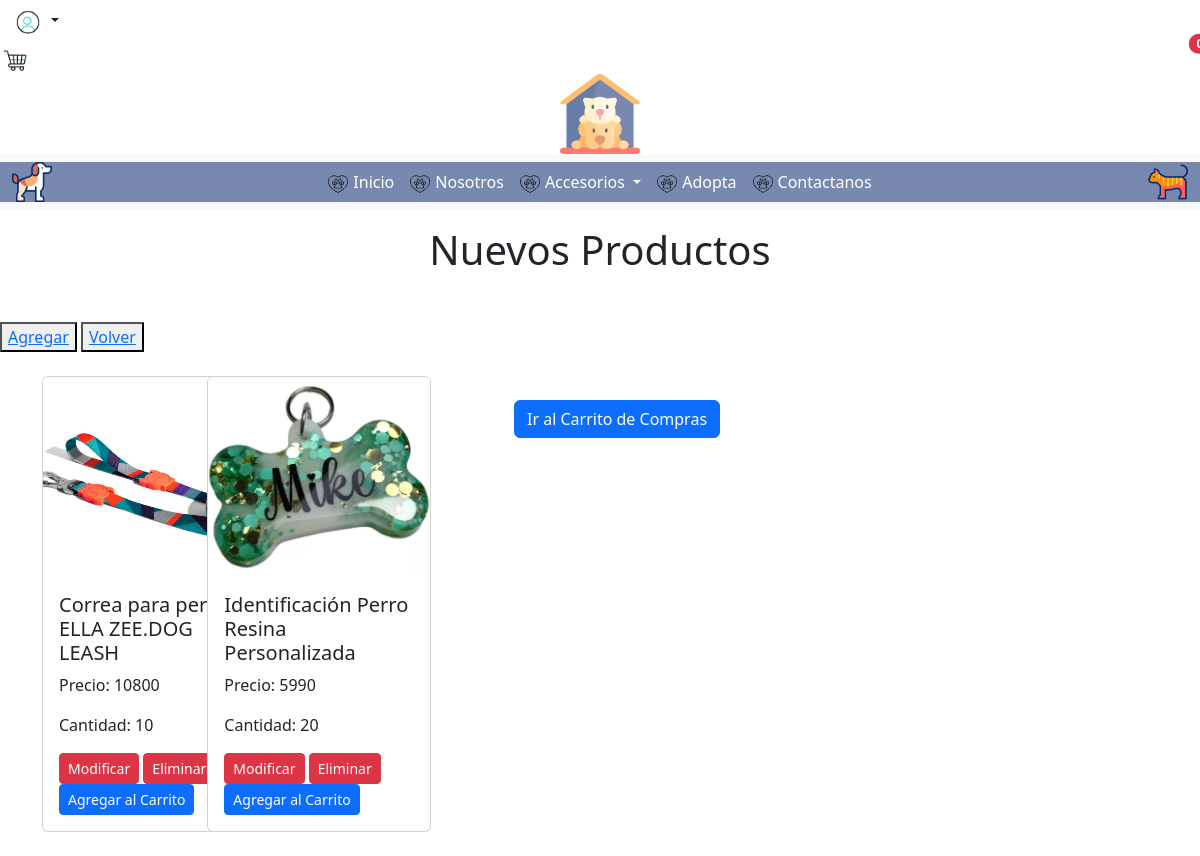
The page /productos/nuevos_prod on the database as committed earlier.
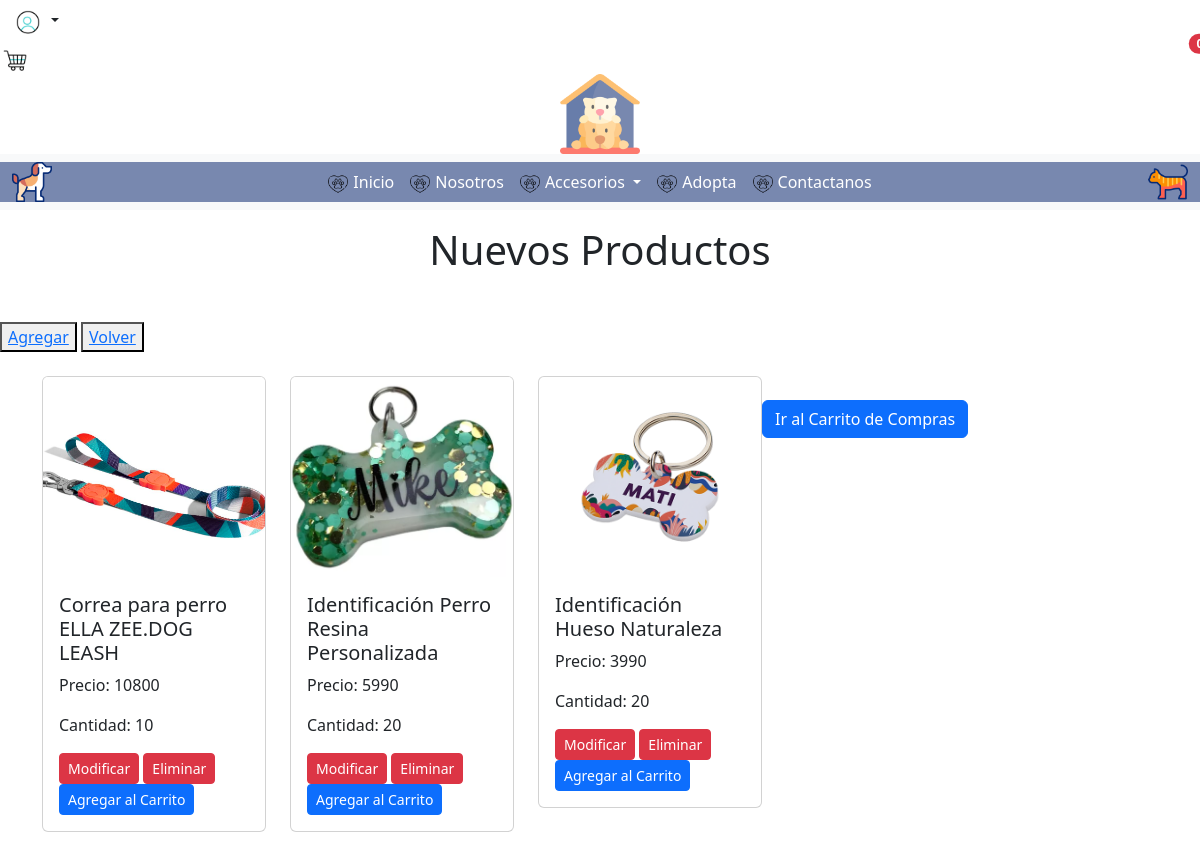
The same page on the database as committed later.
### productos/models.py (models this page shows, shortened)
class Producto(models.Model):
    id_producto = models.AutoField(db_column='idProducto', primary_key=True)
    nombre = models.CharField(max_length=50)
    precio = models.IntegerField(null=False)
    imagen = models.ImageField(upload_to='producto', null=False)
    cantidad = models.IntegerField(null=False)
    id_categoria = models.ForeignKey('Categoria',on_delete=models.CASCADE, db_column='idCategoria')
    activo = models.IntegerField()

### productos/views.py (the view)
# urls.py: path('nuevos_prod',views.nuevos_prod, name='nuevos_prod'),
def nuevos_prod(request):
    producto = Producto.objects.all()
    context={'producto':producto}
    return render(request,'productos/nuevos_prod.html', context)

### productos/templates/productos/nuevos_prod.html (shortened to what the changed rows need)
{% load static %}
<!DOCTYPE html>
<html lang="en">
<head>
    <link href="https://cdn.jsdelivr.net/npm/bootstrap@5.3.3/dist/css/bootstrap.min.css" rel="stylesheet">
    <link rel="stylesheet" href='{% static "css/style2.css" %}'>
</head>
<body>
    <h1 class="text-center mt-3 mb-5">Nuevos Productos</h1>
    <div <div class="container mt-4">
        <div class="row">
            {% for x in producto %}
                <div class="col-md-4 mb-4">
                    <div class="card Ccard" style="width: 14rem;">
                        <img src="{{ x.imagen.url }}" class="card-img-top" alt="{{ x.nombre }}" style="height: 200px; object-fit: cover;">
                        <div class="card-body">
                            <h5 class="card-title">{{ x.nombre }}</h5>
                            <p class="card-text">Precio: {{ x.precio }}</p>
                            <p class="card-text">Cantidad: {{ x.cantidad }}</p>
                            <div class="d-grid gap-3 d-md-block">
                                <a href="{% url 'productos_findEdit' pk=x.id_producto %}" class="btn btn-danger btn-sm">Modificar</a>
                                <a href="{% url 'productos_del' pk=x.id_producto %}" class="btn btn-danger btn-sm">Eliminar</a>
                                <form action="{% url 'agregar_al_carrito' x.id_producto %}" method="post" >
                                    <button type="submit" class="btn btn-primary btn-sm">Agregar al Carrito</button>
                                </form>
                            </div>
                        </div>
                    </div>
                </div>
            {% endfor %}
        </div>
    </div>
</body>
</html>

Rows that differ between the two databases and show on the page:
added Producto: imagen (picture), nombre "Identificación Hueso Naturaleza", precio "3990", cantidad "20"
